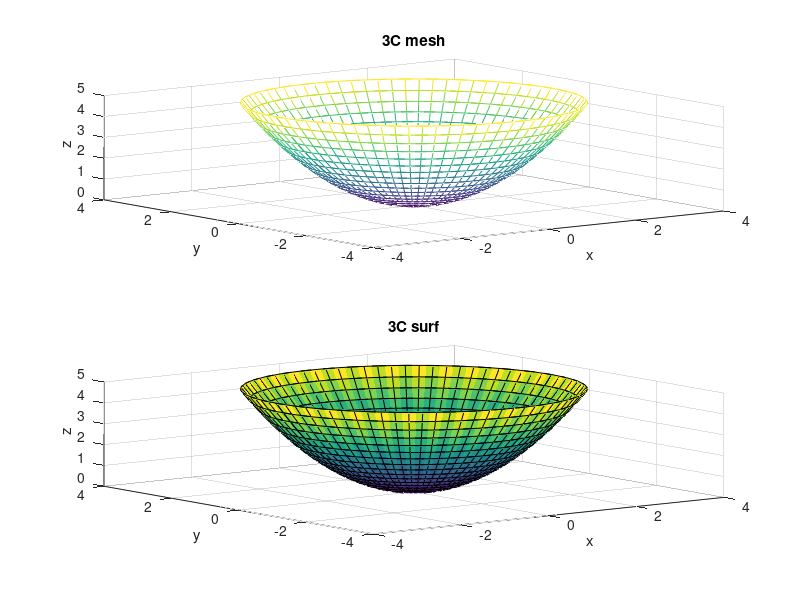

Source code (MATLAB):

clear all
u1=-pi;
u2=pi;
v1=-pi;
v2=pi;
n1=40;
n2=40;
u=linspace(u1,u2,n1);
v=linspace(v1,v2,n2);
[UU,VV]=meshgrid(u,v);
a=2;
c=1;
p=1;
X=UU.*cos(VV);
Y=UU.*sin(VV);
Z=UU.^2./(2.*p)
subplot(2,1,1)
mesh(X, Y, Z)
title('3C mesh')
xlabel('x')
ylabel('y')
zlabel('z')
subplot(2,1,2)
surf(X, Y, Z)
title('3C surf')
xlabel('x')
ylabel('y')
zlabel('z')